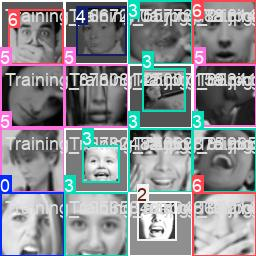
#> input picture emotion analise yolo 12/runs/detect/train3/train_batch0.jpg, 256 x 256 px, found by its file name
$ jupyter execute computer_visonal_analise_de_cinza.ipynb
#> lines starting #> are read from the running program, lines starting #| are printed output that depends on the picture
[cell 1]
from PIL import Image
from pylab import *
from google.colab import files


# Faz o upload do arquivo
uploaded = files.upload()
#> the answer given: train_batch0.jpg

# Pega o nome do arquivo enviado
nome_arquivo = list(uploaded.keys())[0]

# Abre a imagem e converte para tons de cinza
im = array(Image.open(nome_arquivo).convert('L'))
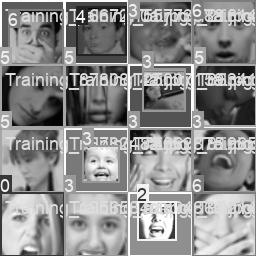
#> im: shape (256, 256); min 0, max 255, mean 139.9

# Plota a imagem
figure()
gray()
contour(im, origin='image')
axis('equal')
axis('off')

show()
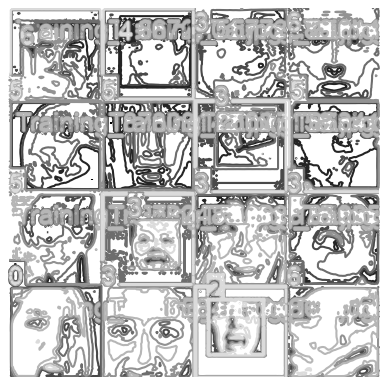
#> figure drawn by matplotlib, 1 panel

[cell 2]
# a taxa de cinza na imagem
figure()
hist(im.flatten(),128)
show()
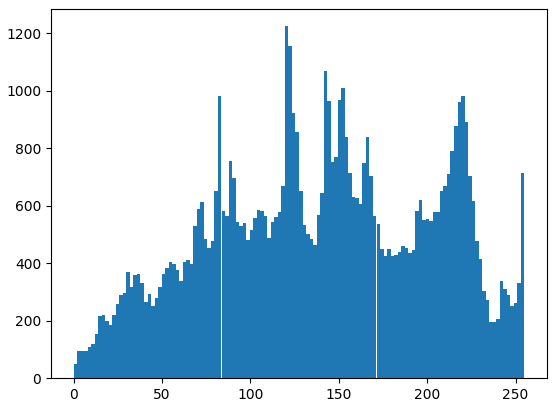
#> figure drawn by matplotlib, 1 panel; tallest bar 1225 high, from x = 119.5 to 121.5

[cell 3]
import numpy as np
im = np.array(Image.open(nome_arquivo))
#> im is the input picture: shape (256, 256, 3); mean R, G, B 138.2, 140, 144.2
print (im.shape, im.dtype)
#| (256, 256, 3) uint8

#representamos o shape da imagem em 3dimensoes
#(altura,largura e cor) = xyz

im = np.array(Image.open(nome_arquivo).convert('L'),'f')
#> im: shape (256, 256) float32
print(im.shape, im.dtype)
#| (256, 256) float32

[cell 4]
imagem = np.array(Image.open(nome_arquivo))

#imagem esta transformada em cinza pois para reduzir a complexidade de calculode
#matriz para m x n x 3 para m x n

if len(imagem.shape) == 3:
      imagem = imagem.mean(axis=2).astype(np.uint8)
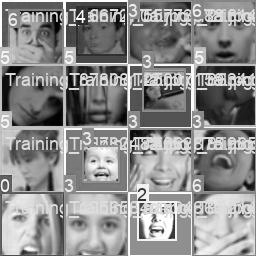
#> imagem: shape (256, 256); min 0, max 255, mean 140.6


#modificamos uma regiao da imagem para criar um quadrado branco
imagem[30:100, 30:100] = 255

imagem[50, :] = 0
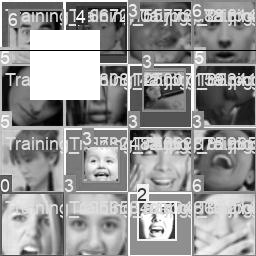
#> imagem: shape (256, 256); min 0, max 255, mean 150.4

plt.imshow(imagem, cmap="gray")
plt.show()

$ run again, on emotion analise yolo 12/runs/detect/train3/train_batch2.jpg
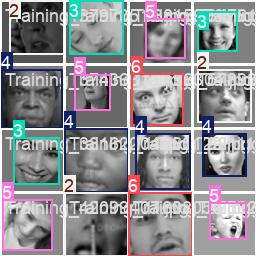
#> input picture emotion analise yolo 12/runs/detect/train3/train_batch2.jpg, 256 x 256 px, found by its file name
#> `show()`:
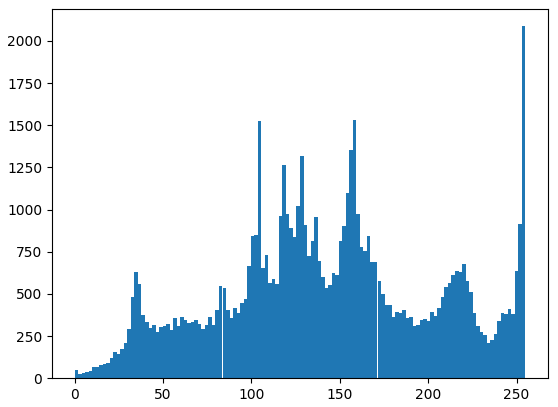
#> figure drawn by matplotlib, 1 panel; tallest bar 2087 high, from x = 253 to 255
#> im is the input picture: shape (256, 256, 3); mean R, G, B 144, 142.6, 146.9
#| (256, 256, 3) uint8
#| (256, 256) float32
#> `imagem[50, :] = 0`:
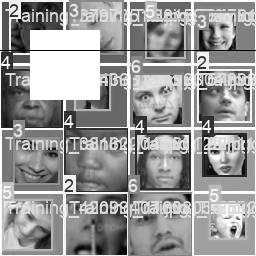
#> imagem: shape (256, 256); min 0, max 255, mean 153.2

$ run again, on emotion analise yolo 12/runs/detect/train3/val_batch0_pred.jpg
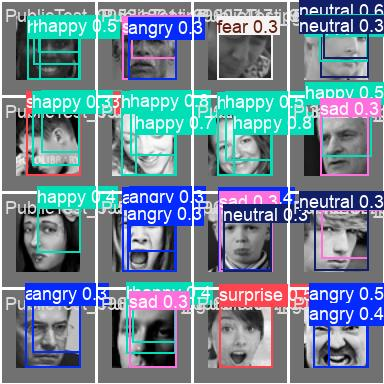
#> input picture emotion analise yolo 12/runs/detect/train3/val_batch0_pred.jpg, 384 x 384 px, found by its file name
#> `show()`:
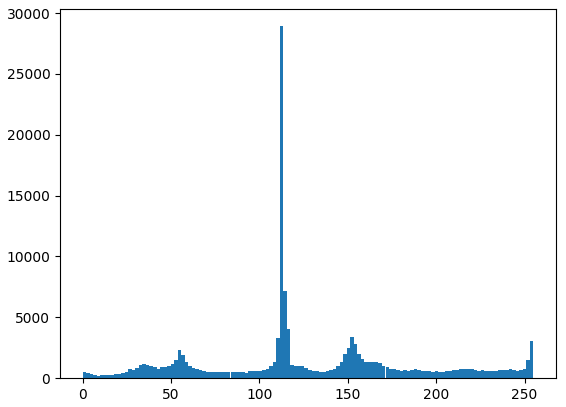
#> figure drawn by matplotlib, 1 panel; tallest bar 28920 high, from x = 111.6 to 113.6
#> im is the input picture: shape (384, 384, 3); mean R, G, B 112.7, 132.5, 147.8
#| (384, 384, 3) uint8
#| (384, 384) float32
#> `imagem[50, :] = 0`:
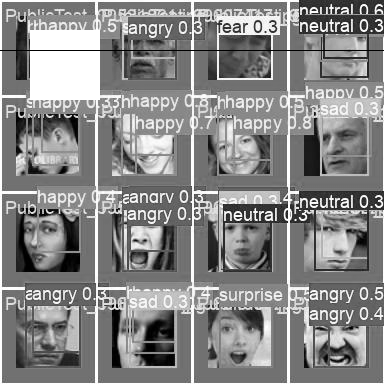
#> imagem: shape (384, 384); min 0, max 255, mean 135.1

$ run again, on emotion analise yolo 12/runs/detect/train3/val_batch1_pred.jpg
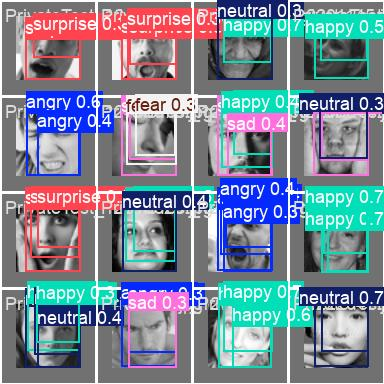
#> input picture emotion analise yolo 12/runs/detect/train3/val_batch1_pred.jpg, 384 x 384 px, found by its file name
#> `show()`:
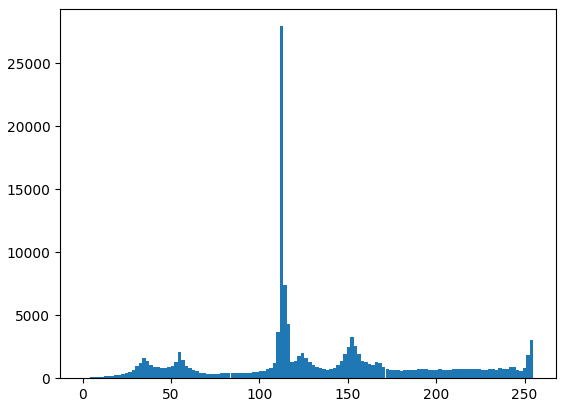
#> figure drawn by matplotlib, 1 panel; tallest bar 27932 high, from x = 111.6 to 113.6
#> im is the input picture: shape (384, 384, 3); mean R, G, B 122.7, 134.3, 148.3
#| (384, 384, 3) uint8
#| (384, 384) float32
#> `imagem[50, :] = 0`:
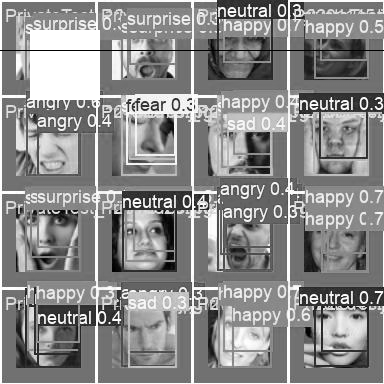
#> imagem: shape (384, 384); min 0, max 255, mean 138.9
